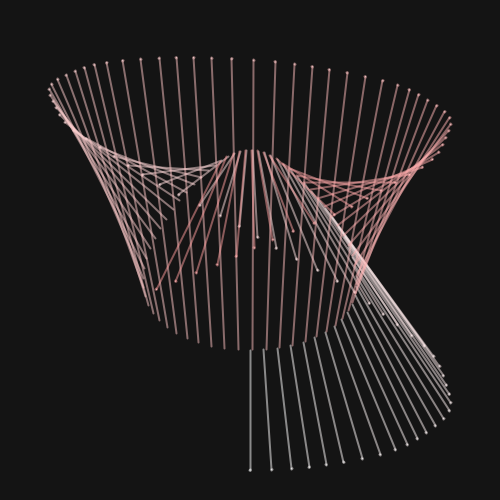
Frame 1 (no input)
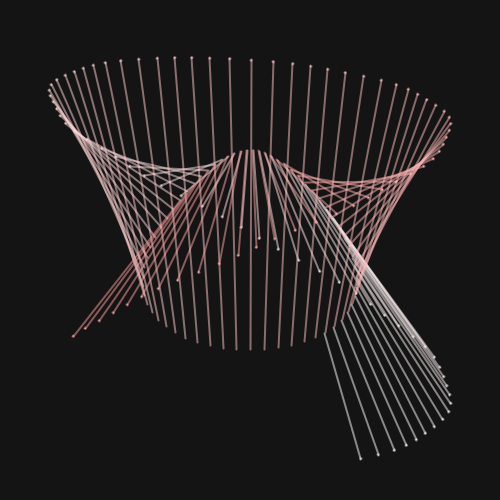
Frame 60 (the mouse pressed at the canvas centre just before this capture)
Frame 120 (the mouse held since frame 60 and released just before this capture): identical to frame 60, image omitted

The Processing sketch that drew these frames (run headless with seeded random() and noise(); from frame 60 on, the mouse is pressed at the canvas centre):

// Processing sketch: vintage_computer_art
// ── vintage_computer_art.pde
// Original code by Alexander Miller (sine and cosine functions for line input) 
// Adapted by Katrien van Riet (toggle mode, opacity, colour spectrum, endpoint points)

int numLines = 100;
float t = 0;
int colourMult = 100 / numLines;
boolean isDrawToggled = false;

void setup() {
  background(20);
  size(500, 500);
}

void draw() {
  if (!isDrawToggled) {
    background(20);
    strokeWeight(2);
    translate(width/2, height/2);

    for (int i = 0; i < numLines; i++) {
      float x1 = x1(t + i);
      float y1 = y1(t + i);
      float x2 = x2(t + i);
      float y2 = y2(t + i);
      stroke(255, 255-i*colourMult, 255-i*colourMult, 128);
      line(x1, y1, x2, y2);
      //circle(x1, y1, 1);
      circle(x2, y2, 1);
    }
    t += 0.1;
  }
}

void mousePressed() {
  isDrawToggled = !isDrawToggled;
}

float x1(float t) {
  return sin(t / 10) * 100 + sin(t / 5) * 20;
}

float y1(float t) {
  return cos(t / 10) * 100;
}

float x2(float t) {
  return sin(t / 10) * 200 + sin(t) * 2;
}

float y2(float t) {
  return cos(t / 20) * 200 + cos(t / 12) * 20;
}
